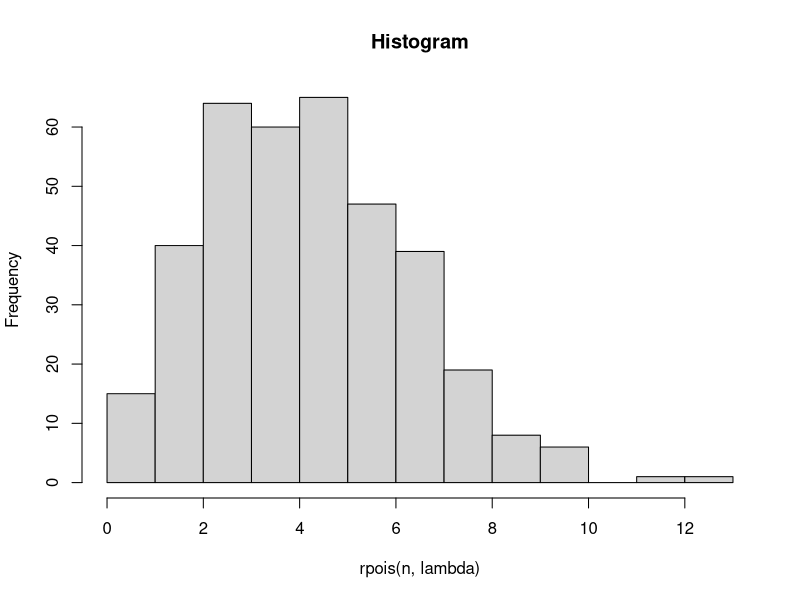

Generate this figure with R:
lambda = 4.5

# A
x = 6
P = dpois(x, lambda)
P

# B
x = 6
n = 365
hist(rpois(n, lambda), main = "Histogram")

# C

# D
mean = variance = lambda
mean
variance